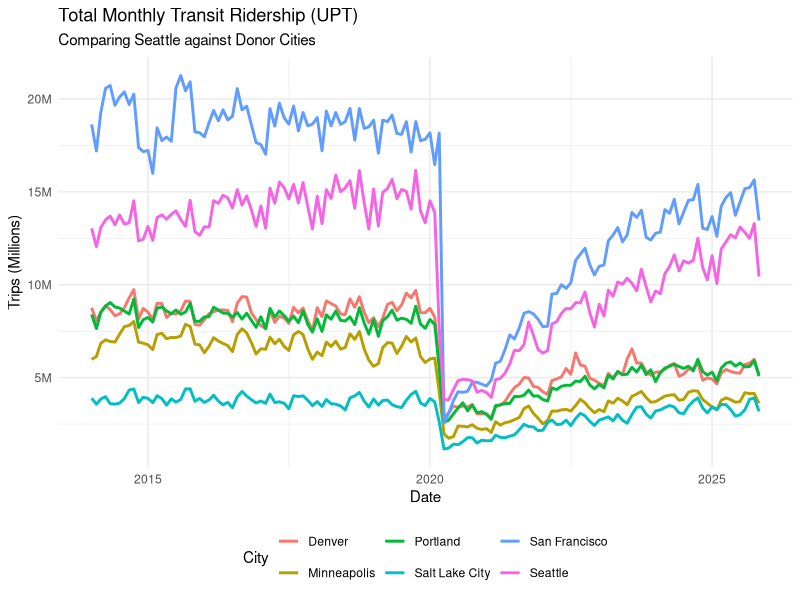
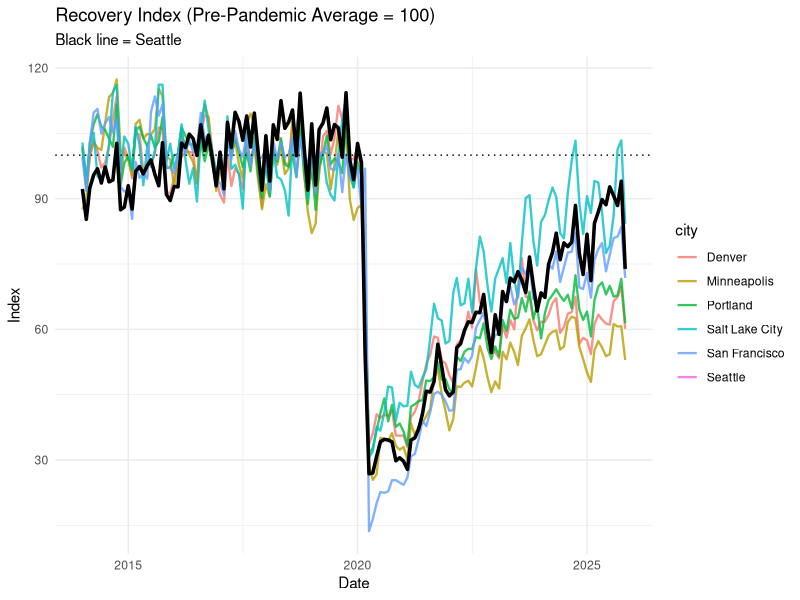
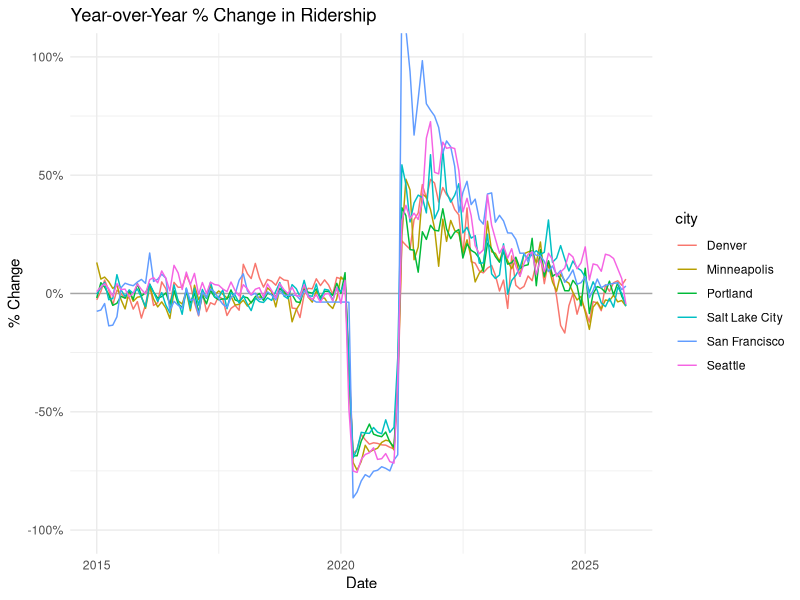
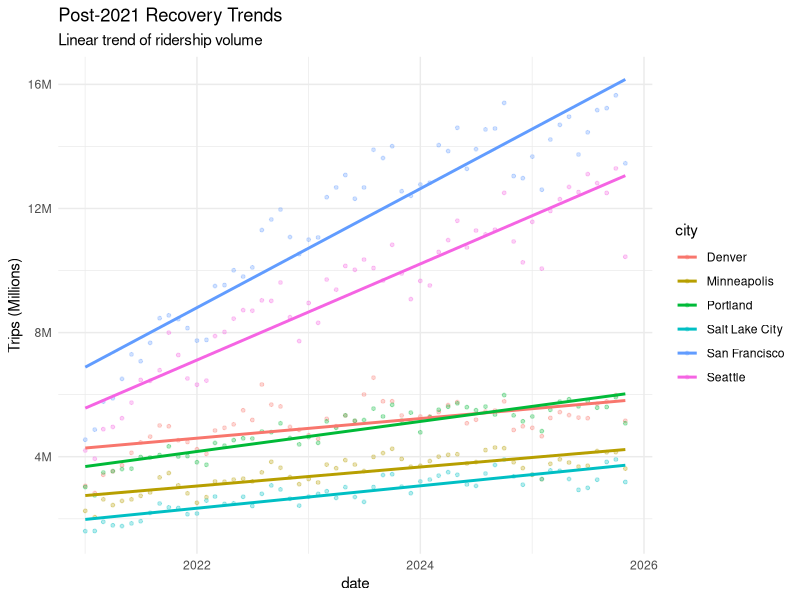

These figures' R source, in order:
library(tidyverse)
library(ggplot2)
library(scales)

# 1. Load Data
# The format is WIDE: Date | upt_Seattle | upt_Portland | ... | Covariates
raw_data <- read_csv("data/my_data.csv", show_col_types = FALSE)

# 2. Reshape Ridership for Plotting (Wide -> Long)
# We need columns: date, city, total_upt
ridership_long <- raw_data %>%
  select(date, starts_with("upt_")) %>%
  pivot_longer(
    cols = -date,
    names_to = "city",
    values_to = "total_upt"
  ) %>%
  mutate(
    # Clean up names: "upt_Seattle" -> "Seattle"
    city = str_remove(city, "upt_"),
    city = str_replace_all(city, "_", " ") # e.g., "San_Francisco" -> "San Francisco"
  )

# ==============================================================================
# PLOT 1: UPT Over Time (All Cities)
# ==============================================================================
ggplot(ridership_long, aes(x = date, y = total_upt, color = city)) +
  geom_line(linewidth = 1) +
  scale_y_continuous(labels = label_number(scale = 1e-6, suffix = "M")) +
  labs(
    title = "Total Monthly Transit Ridership (UPT)",
    subtitle = "Comparing Seattle against Donor Cities",
    x = "Date",
    y = "Trips (Millions)",
    color = "City"
  ) +
  theme_minimal() +
  theme(legend.position = "bottom")

# ==============================================================================
# PLOT 2: Indexed Baseline (Pre-Pandemic = 100)
# ==============================================================================
# Normalize each city so Feb 2020 (or pre-2020 avg) = 100
indexed <- ridership_long %>%
  group_by(city) %>%
  mutate(
    baseline_avg = mean(total_upt[date < as.Date("2020-03-01")], na.rm = TRUE),
    upt_index = (total_upt / baseline_avg) * 100
  ) %>%
  ungroup()

ggplot(indexed, aes(date, upt_index, color = city)) +
  geom_line(linewidth = 0.8, alpha = 0.8) +
  # Highlight Seattle
  geom_line(data = filter(indexed, city == "Seattle"), linewidth = 1.2, color = "black") +
  geom_vline(xintercept = as.Date("2020-03-01"), linetype = "dashed", alpha = 0.5) +
  geom_hline(yintercept = 100, linetype = "dotted") +
  labs(
    title = "Recovery Index (Pre-Pandemic Average = 100)",
    subtitle = "Black line = Seattle",
    y = "Index",
    x = "Date"
  ) +
  theme_minimal()

# ==============================================================================
# PLOT 3: Year-over-Year Change
# ==============================================================================
yoy <- ridership_long %>%
  group_by(city) %>%
  arrange(date) %>%
  mutate(
    # Calculate % change from same month last year
    upt_yoy = (total_upt / lag(total_upt, 12) - 1)
  ) %>%
  filter(date >= as.Date("2015-01-01")) # Remove first year (NA lags)

ggplot(yoy, aes(date, upt_yoy, color = city)) +
  geom_hline(yintercept = 0, color = "black", alpha = 0.3) +
  geom_line() +
  scale_y_continuous(labels = percent_format()) +
  coord_cartesian(ylim = c(-1, 1)) + # Zoom in (exclude massive 2020 drops)
  labs(
    title = "Year-over-Year % Change in Ridership",
    y = "% Change",
    x = "Date"
  ) +
  theme_minimal()

# ==============================================================================
# PLOT 4: Post-Pandemic Recovery Slope
# ==============================================================================
post_covid <- ridership_long %>%
  filter(date >= as.Date("2021-01-01"))

ggplot(post_covid, aes(date, total_upt, color = city)) +
  geom_point(alpha = 0.3, size = 1) +
  geom_smooth(method = "lm", se = FALSE, linewidth = 1) +
  scale_y_continuous(labels = label_number(scale = 1e-6, suffix = "M")) +
  theme_minimal() +
  labs(
    title = "Post-2021 Recovery Trends", 
    subtitle = "Linear trend of ridership volume",
    y = "Trips (Millions)"
  )